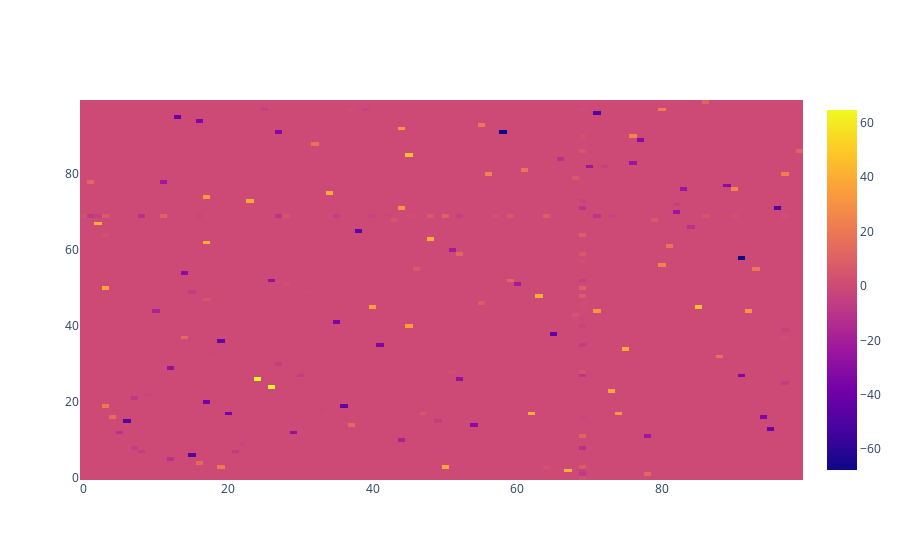
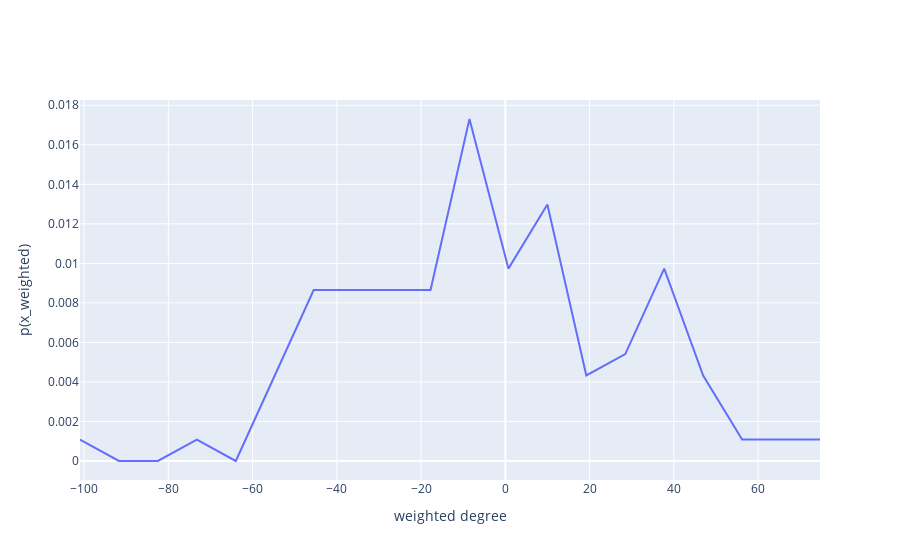

Notebook code cell kept with these figures, in order:
### Code cell
z = nx.adj_matrix(g).todense()
heatmap = go.Heatmap(z = z)
fig = go.Figure(data = heatmap)
fig.show()


line = sorted([i[1] for i in nx.degree(g, weight = 'weight')])[::-1]
bins, counts = np.histogram(line, bins = 20, density = 1)
line = go.Line(x = counts, y = bins)
fig = go.Figure(data = line)
fig.update_layout(xaxis_title = 'weighted degree',\
                 yaxis_title = 'p(x_weighted)')
fig.show()

### Figure 1 — Plotly figure (JSON) as saved in the notebook; plotly's stock layout.template omitted (floating-point values rounded to 4 significant figures; data arrays with more than 128 entries replaced by an {"elided": "..."} marker saying what was removed)
{"data": [{"type": "heatmap", "z": {"elided": "100x100 float values"}}], "layout": {"autosize": true, "xaxis": {"autorange": true, "range": [-0.5, 99.5]}, "yaxis": {"autorange": true, "range": [-0.5, 99.5]}}}

### Figure 2 — Plotly figure (JSON) as saved in the notebook; plotly's stock layout.template omitted (floating-point values rounded to 4 significant figures)
{"data": [{"type": "scatter", "x": [-101.0, -91.72, -82.48, -73.23, -63.99, -54.74, -45.5, -36.25, -27.0, -17.76, -8.512, 0.7335, 9.979, 19.22, 28.47, 37.72, 46.96, 56.21, 65.45, 74.7, 83.95], "y": [0.001082, 0, 0, 0.001082, 0, 0.004326, 0.008653, 0.008653, 0.008653, 0.008653, 0.01731, 0.009734, 0.01298, 0.004326, 0.005408, 0.009734, 0.004326, 0.001082, 0.001082, 0.001082]}], "layout": {"autosize": true, "xaxis": {"autorange": true, "range": [-101.0, 74.7], "title": {"text": "weighted degree"}, "type": "linear"}, "yaxis": {"autorange": true, "range": [-0.0009614, 0.01827], "title": {"text": "p(x_weighted)"}, "type": "linear"}}}
